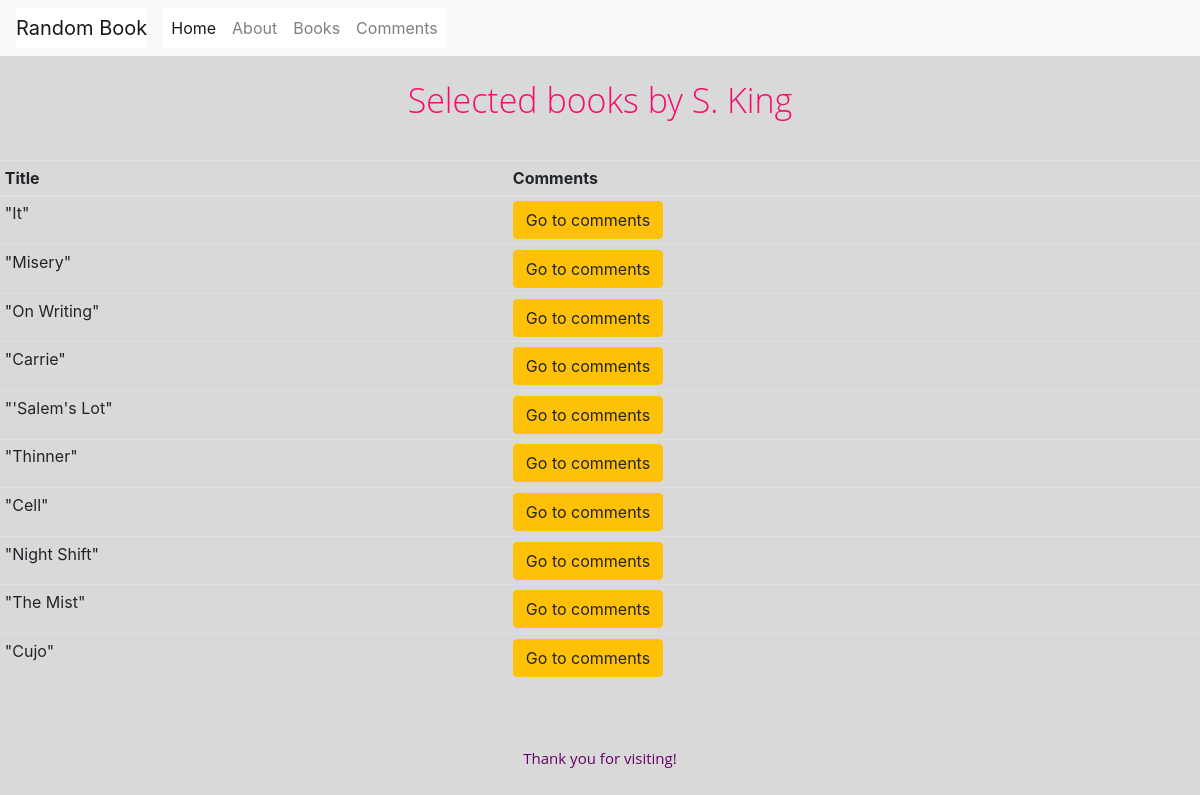
/books, run on the app's committed database.
### tables this page shows
CREATE TABLE books(id INTEGER PRIMARY KEY AUTOINCREMENT, title TEXT, author TEXT);

### app/views.py (the view)
@app.route('/books')
def get_books():
    books = bookService.get_titles()
    return render_template('books.html', books=books)

### app/bookService.py (called while the page is built)
    def get_titles(self):
        connection = sqlite3.connect('my_book.db')
        c = connection.cursor()
        c.execute("SELECT id, title FROM books")
        results = c.fetchall()
        return results

### app/templates/books.html
{% extends 'layout.html' %}
{% block content%}
<h1>Selected books by S. King</h1>
<br>
<table class="table table-sm">
    <thead>
    <tr>
        <th scope="col">Title</th>
        <th scope="col">Comments</th>
    </tr>
    </thead>
    <tbody>
    {% for book in books%}
    <tr>
        <td>"{{book[1]}}"</td>
        <td><a class="btn btn-warning" href="{{url_for('book_comments', id=book[0], title=book[1])}}" role="button">Go
            to comments</a></td>
    </tr>
    {% endfor%}
    </tbody>
</table>
{% endblock %}

### app/templates/layout.html (shortened to what this page needs)
<!DOCTYPE html>
<html lang="en">
<head>
    <link rel="stylesheet" href="https://stackpath.bootstrapcdn.com/bootstrap/4.5.2/css/bootstrap.min.css"
>
    <link rel="stylesheet" href="{{ url_for('static', filename='css/main.css') }}">
</head>
<body>
<nav class="navbar navbar-expand-lg navbar-light bg-light">
    <a class="navbar-brand" href="{{url_for('home')}}">Random Book</a>
    <div class="collapse navbar-collapse" id="navbarNavAltMarkup">
        <div class="navbar-nav">
            <a class="nav-link active" href="{{url_for('home')}}">Home <span class="sr-only">(current)</span></a>
            <a class="nav-link" href="{{url_for('about')}}">About</a>
            <a class="nav-link" href="{{url_for('get_books')}}">Books</a>
            <a class="nav-link" href="{{url_for('get_comments')}}">Comments</a>
        </div>
    </div>
</nav>
<br>
<center>
    {% block content%}
    {% endblock %}
</center>
<br><br>
<p id="visit">Thank you for visiting!</p>
</body>
</html>

### app/static/css/main.css (style rules this page uses)
body { background-color: #d9d9d9; }
h1 { color: #F90B6D; font-family: 'Open Sans', sans-serif; font-size: 34px; font-weight: 300; line-height: 40px; margin: 0 0 16px; }
p { color: #222; font-family: 'Open Sans', sans-serif; font-size: 15px; font-weight: 400; line-height: 24px; margin: 0 0 14px; }
a { background: #fff; color: #222; text-decoration: none; }
#visit { text-align: center; color: #660066; }

### data on the page
books: title "It"
books: title "Misery"
books: title "On Writing"
books: title "Carrie"
books: title "'Salem's Lot"
books: title "Thinner"
books: title "Cell"
books: title "Night Shift"
books: title "The Mist"
books: title "Cujo"
